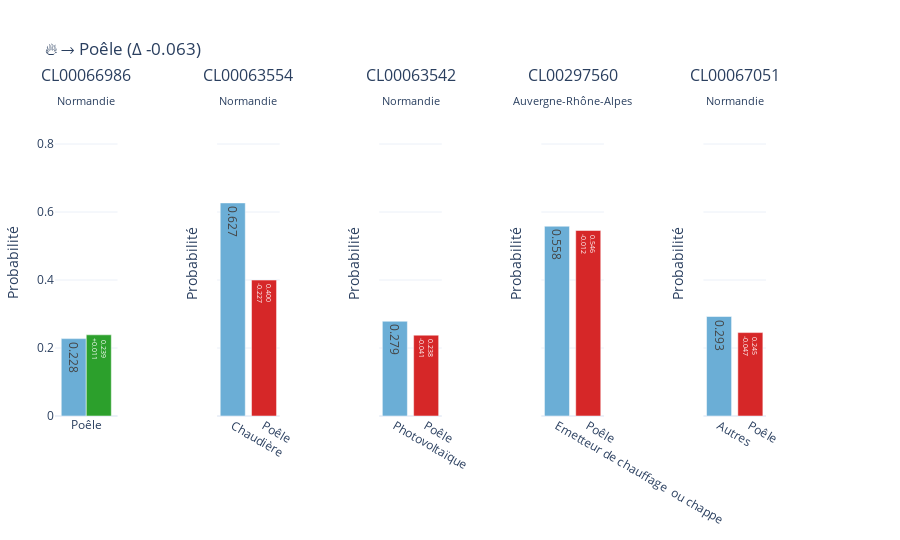
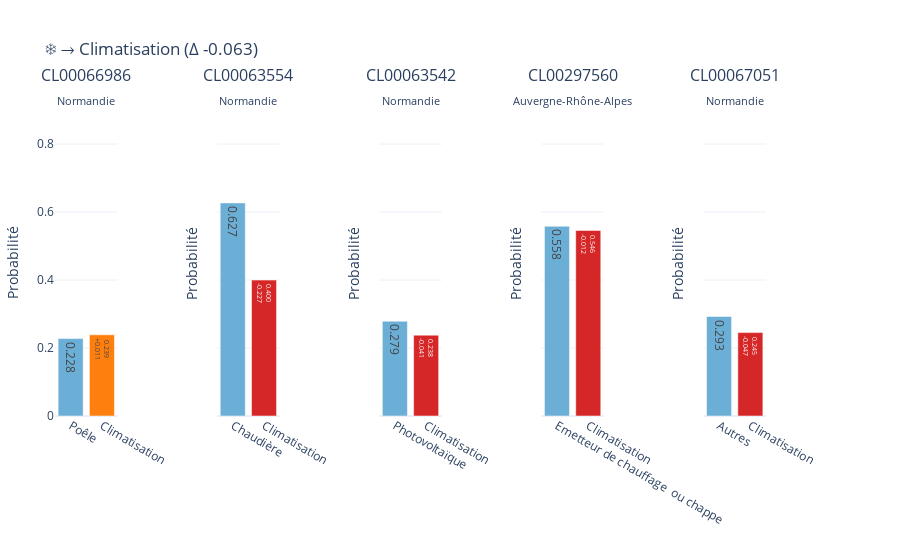
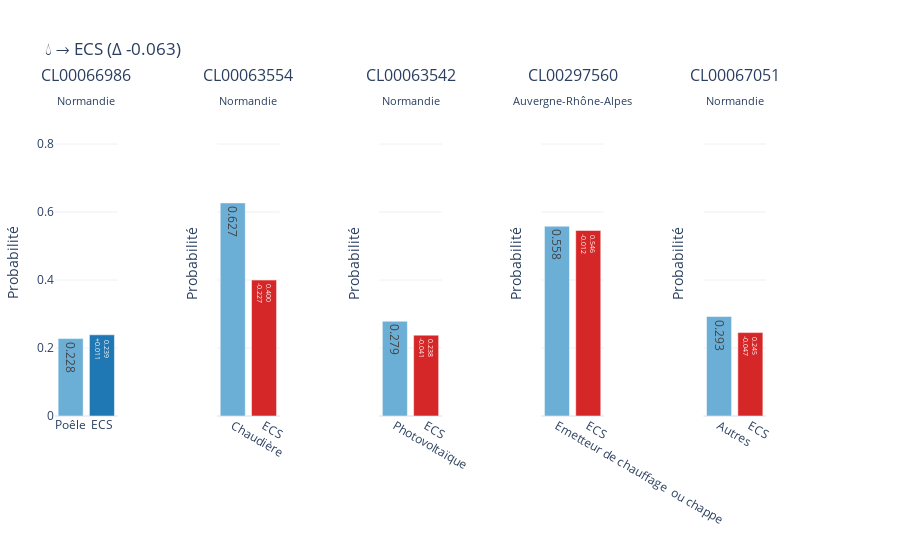

The notebook cell these images were saved under, in order:
### Code cell
# Simulation
compute = get_follow_up_compute_function(model, feature_names, df_sim, selected_ids)
show_follow_up_widget(compute, selected_ids)

### Figure 1 — Plotly figure (JSON) as saved in the notebook; plotly's stock layout.template omitted (floating-point values rounded to 4 significant figures)
{"data": [{"hovertemplate": "Actuel<br>0.228<extra></extra>", "marker": {"color": "#6baed6"}, "text": "0.228", "textposition": "auto", "type": "bar", "x": ["Poêle"], "xaxis": "x", "y": [0.2276], "yaxis": "y"}, {"hovertemplate": "Poêle<br>0.239 (+0.011)<extra></extra>", "marker": {"color": "#2ca02c"}, "text": "0.239<br>+0.011", "textposition": "auto", "type": "bar", "x": ["Poêle"], "xaxis": "x", "y": [0.2388], "yaxis": "y"}, {"hovertemplate": "Actuel<br>0.627<extra></extra>", "marker": {"color": "#6baed6"}, "text": "0.627", "textposition": "auto", "type": "bar", "x": ["Chaudière"], "xaxis": "x2", "y": [0.6267], "yaxis": "y2"}, {"hovertemplate": "Poêle<br>0.400 (-0.227)<extra></extra>", "marker": {"color": "#d62728"}, "text": "0.400<br>-0.227", "textposition": "auto", "type": "bar", "x": ["Poêle"], "xaxis": "x2", "y": [0.3998], "yaxis": "y2"}, {"hovertemplate": "Actuel<br>0.279<extra></extra>", "marker": {"color": "#6baed6"}, "text": "0.279", "textposition": "auto", "type": "bar", "x": ["Photovoltaïque"], "xaxis": "x3", "y": [0.2787], "yaxis": "y3"}, {"hovertemplate": "Poêle<br>0.238 (-0.041)<extra></extra>", "marker": {"color": "#d62728"}, "text": "0.238<br>-0.041", "textposition": "auto", "type": "bar", "x": ["Poêle"], "xaxis": "x3", "y": [0.2377], "yaxis": "y3"}, {"hovertemplate": "Actuel<br>0.558<extra></extra>", "marker": {"color": "#6baed6"}, "text": "0.558", "textposition": "auto", "type": "bar", "x": ["Emetteur de chauffage  ou chappe"], "xaxis": "x4", "y": [0.5582], "yaxis": "y4"}, {"hovertemplate": "Poêle<br>0.546 (-0.012)<extra></extra>", "marker": {"color": "#d62728"}, "text": "0.546<br>-0.012", "textposition": "auto", "type": "bar", "x": ["Poêle"], "xaxis": "x4", "y": [0.5457], "yaxis": "y4"}, {"hovertemplate": "Actuel<br>0.293<extra></extra>", "marker": {"color": "#6baed6"}, "text": "0.293", "textposition": "auto", "type": "bar", "x": ["Autres"], "xaxis": "x5", "y": [0.2926], "yaxis": "y5"}, {"hovertemplate": "Poêle<br>0.245 (-0.047)<extra></extra>", "marker": {"color": "#d62728"}, "text": "0.245<br>-0.047", "textposition": "auto", "type": "bar", "x": ["Poêle"], "xaxis": "x5", "y": [0.2454], "yaxis": "y5"}], "layout": {"annotations": [{"font": {"size": 16}, "showarrow": false, "text": "CL00066986<br><sub>Normandie</sub>", "x": 0.044, "xanchor": "center", "xref": "paper", "y": 1, "yanchor": "bottom", "yref": "paper"}, {"font": {"size": 16}, "showarrow": false, "text": "CL00063554<br><sub>Normandie</sub>", "x": 0.272, "xanchor": "center", "xref": "paper", "y": 1, "yanchor": "bottom", "yref": "paper"}, {"font": {"size": 16}, "showarrow": false, "text": "CL00063542<br><sub>Normandie</sub>", "x": 0.5, "xanchor": "center", "xref": "paper", "y": 1, "yanchor": "bottom", "yref": "paper"}, {"font": {"size": 16}, "showarrow": false, "text": "CL00297560<br><sub>Auvergne-Rhône-Alpes</sub>", "x": 0.728, "xanchor": "center", "xref": "paper", "y": 1, "yanchor": "bottom", "yref": "paper"}, {"font": {"size": 16}, "showarrow": false, "text": "CL00067051<br><sub>Normandie</sub>", "x": 0.956, "xanchor": "center", "xref": "paper", "y": 1, "yanchor": "bottom", "yref": "paper"}], "barmode": "group", "height": 540, "margin": {"b": 60, "l": 50, "r": 30, "t": 110}, "showlegend": false, "title": {"text": "🔥 → Poêle (Δ -0.063)"}, "xaxis": {"anchor": "y", "domain": [0, 0.088]}, "xaxis2": {"anchor": "y2", "domain": [0.228, 0.316]}, "xaxis3": {"anchor": "y3", "domain": [0.456, 0.544]}, "xaxis4": {"anchor": "y4", "domain": [0.684, 0.772]}, "xaxis5": {"anchor": "y5", "domain": [0.912, 1]}, "yaxis": {"anchor": "x", "domain": [0, 1], "range": [0, 0.9], "title": {"text": "Probabilité"}}, "yaxis2": {"anchor": "x2", "domain": [0, 1], "matches": "y", "range": [0, 0.9], "showticklabels": false, "title": {"text": "Probabilité"}}, "yaxis3": {"anchor": "x3", "domain": [0, 1], "matches": "y", "range": [0, 0.9], "showticklabels": false, "title": {"text": "Probabilité"}}, "yaxis4": {"anchor": "x4", "domain": [0, 1], "matches": "y", "range": [0, 0.9], "showticklabels": false, "title": {"text": "Probabilité"}}, "yaxis5": {"anchor": "x5", "domain": [0, 1], "matches": "y", "range": [0, 0.9], "showticklabels": false, "title": {"text": "Probabilité"}}}}

### Figure 2 — Plotly figure (JSON) as saved in the notebook; plotly's stock layout.template omitted (floating-point values rounded to 4 significant figures)
{"data": [{"hovertemplate": "Actuel<br>0.228<extra></extra>", "marker": {"color": "#6baed6"}, "text": "0.228", "textposition": "auto", "type": "bar", "x": ["Poêle"], "xaxis": "x", "y": [0.2276], "yaxis": "y"}, {"hovertemplate": "Climatisation<br>0.239 (+0.011)<extra></extra>", "marker": {"color": "#ff7f0e"}, "text": "0.239<br>+0.011", "textposition": "auto", "type": "bar", "x": ["Climatisation"], "xaxis": "x", "y": [0.2388], "yaxis": "y"}, {"hovertemplate": "Actuel<br>0.627<extra></extra>", "marker": {"color": "#6baed6"}, "text": "0.627", "textposition": "auto", "type": "bar", "x": ["Chaudière"], "xaxis": "x2", "y": [0.6267], "yaxis": "y2"}, {"hovertemplate": "Climatisation<br>0.400 (-0.227)<extra></extra>", "marker": {"color": "#d62728"}, "text": "0.400<br>-0.227", "textposition": "auto", "type": "bar", "x": ["Climatisation"], "xaxis": "x2", "y": [0.3998], "yaxis": "y2"}, {"hovertemplate": "Actuel<br>0.279<extra></extra>", "marker": {"color": "#6baed6"}, "text": "0.279", "textposition": "auto", "type": "bar", "x": ["Photovoltaïque"], "xaxis": "x3", "y": [0.2787], "yaxis": "y3"}, {"hovertemplate": "Climatisation<br>0.238 (-0.041)<extra></extra>", "marker": {"color": "#d62728"}, "text": "0.238<br>-0.041", "textposition": "auto", "type": "bar", "x": ["Climatisation"], "xaxis": "x3", "y": [0.2377], "yaxis": "y3"}, {"hovertemplate": "Actuel<br>0.558<extra></extra>", "marker": {"color": "#6baed6"}, "text": "0.558", "textposition": "auto", "type": "bar", "x": ["Emetteur de chauffage  ou chappe"], "xaxis": "x4", "y": [0.5582], "yaxis": "y4"}, {"hovertemplate": "Climatisation<br>0.546 (-0.012)<extra></extra>", "marker": {"color": "#d62728"}, "text": "0.546<br>-0.012", "textposition": "auto", "type": "bar", "x": ["Climatisation"], "xaxis": "x4", "y": [0.5457], "yaxis": "y4"}, {"hovertemplate": "Actuel<br>0.293<extra></extra>", "marker": {"color": "#6baed6"}, "text": "0.293", "textposition": "auto", "type": "bar", "x": ["Autres"], "xaxis": "x5", "y": [0.2926], "yaxis": "y5"}, {"hovertemplate": "Climatisation<br>0.245 (-0.047)<extra></extra>", "marker": {"color": "#d62728"}, "text": "0.245<br>-0.047", "textposition": "auto", "type": "bar", "x": ["Climatisation"], "xaxis": "x5", "y": [0.2454], "yaxis": "y5"}], "layout": {"annotations": [{"font": {"size": 16}, "showarrow": false, "text": "CL00066986<br><sub>Normandie</sub>", "x": 0.044, "xanchor": "center", "xref": "paper", "y": 1, "yanchor": "bottom", "yref": "paper"}, {"font": {"size": 16}, "showarrow": false, "text": "CL00063554<br><sub>Normandie</sub>", "x": 0.272, "xanchor": "center", "xref": "paper", "y": 1, "yanchor": "bottom", "yref": "paper"}, {"font": {"size": 16}, "showarrow": false, "text": "CL00063542<br><sub>Normandie</sub>", "x": 0.5, "xanchor": "center", "xref": "paper", "y": 1, "yanchor": "bottom", "yref": "paper"}, {"font": {"size": 16}, "showarrow": false, "text": "CL00297560<br><sub>Auvergne-Rhône-Alpes</sub>", "x": 0.728, "xanchor": "center", "xref": "paper", "y": 1, "yanchor": "bottom", "yref": "paper"}, {"font": {"size": 16}, "showarrow": false, "text": "CL00067051<br><sub>Normandie</sub>", "x": 0.956, "xanchor": "center", "xref": "paper", "y": 1, "yanchor": "bottom", "yref": "paper"}], "barmode": "group", "height": 540, "margin": {"b": 60, "l": 50, "r": 30, "t": 110}, "showlegend": false, "title": {"text": "❄️ → Climatisation (Δ -0.063)"}, "xaxis": {"anchor": "y", "domain": [0, 0.088]}, "xaxis2": {"anchor": "y2", "domain": [0.228, 0.316]}, "xaxis3": {"anchor": "y3", "domain": [0.456, 0.544]}, "xaxis4": {"anchor": "y4", "domain": [0.684, 0.772]}, "xaxis5": {"anchor": "y5", "domain": [0.912, 1]}, "yaxis": {"anchor": "x", "domain": [0, 1], "range": [0, 0.9], "title": {"text": "Probabilité"}}, "yaxis2": {"anchor": "x2", "domain": [0, 1], "matches": "y", "range": [0, 0.9], "showticklabels": false, "title": {"text": "Probabilité"}}, "yaxis3": {"anchor": "x3", "domain": [0, 1], "matches": "y", "range": [0, 0.9], "showticklabels": false, "title": {"text": "Probabilité"}}, "yaxis4": {"anchor": "x4", "domain": [0, 1], "matches": "y", "range": [0, 0.9], "showticklabels": false, "title": {"text": "Probabilité"}}, "yaxis5": {"anchor": "x5", "domain": [0, 1], "matches": "y", "range": [0, 0.9], "showticklabels": false, "title": {"text": "Probabilité"}}}}

### Figure 3 — Plotly figure (JSON) as saved in the notebook; plotly's stock layout.template omitted (floating-point values rounded to 4 significant figures)
{"data": [{"hovertemplate": "Actuel<br>0.228<extra></extra>", "marker": {"color": "#6baed6"}, "text": "0.228", "textposition": "auto", "type": "bar", "x": ["Poêle"], "xaxis": "x", "y": [0.2276], "yaxis": "y"}, {"hovertemplate": "ECS<br>0.239 (+0.011)<extra></extra>", "marker": {"color": "#1f77b4"}, "text": "0.239<br>+0.011", "textposition": "auto", "type": "bar", "x": ["ECS"], "xaxis": "x", "y": [0.2388], "yaxis": "y"}, {"hovertemplate": "Actuel<br>0.627<extra></extra>", "marker": {"color": "#6baed6"}, "text": "0.627", "textposition": "auto", "type": "bar", "x": ["Chaudière"], "xaxis": "x2", "y": [0.6267], "yaxis": "y2"}, {"hovertemplate": "ECS<br>0.400 (-0.227)<extra></extra>", "marker": {"color": "#d62728"}, "text": "0.400<br>-0.227", "textposition": "auto", "type": "bar", "x": ["ECS"], "xaxis": "x2", "y": [0.3998], "yaxis": "y2"}, {"hovertemplate": "Actuel<br>0.279<extra></extra>", "marker": {"color": "#6baed6"}, "text": "0.279", "textposition": "auto", "type": "bar", "x": ["Photovoltaïque"], "xaxis": "x3", "y": [0.2787], "yaxis": "y3"}, {"hovertemplate": "ECS<br>0.238 (-0.041)<extra></extra>", "marker": {"color": "#d62728"}, "text": "0.238<br>-0.041", "textposition": "auto", "type": "bar", "x": ["ECS"], "xaxis": "x3", "y": [0.2377], "yaxis": "y3"}, {"hovertemplate": "Actuel<br>0.558<extra></extra>", "marker": {"color": "#6baed6"}, "text": "0.558", "textposition": "auto", "type": "bar", "x": ["Emetteur de chauffage  ou chappe"], "xaxis": "x4", "y": [0.5582], "yaxis": "y4"}, {"hovertemplate": "ECS<br>0.546 (-0.012)<extra></extra>", "marker": {"color": "#d62728"}, "text": "0.546<br>-0.012", "textposition": "auto", "type": "bar", "x": ["ECS"], "xaxis": "x4", "y": [0.5457], "yaxis": "y4"}, {"hovertemplate": "Actuel<br>0.293<extra></extra>", "marker": {"color": "#6baed6"}, "text": "0.293", "textposition": "auto", "type": "bar", "x": ["Autres"], "xaxis": "x5", "y": [0.2926], "yaxis": "y5"}, {"hovertemplate": "ECS<br>0.245 (-0.047)<extra></extra>", "marker": {"color": "#d62728"}, "text": "0.245<br>-0.047", "textposition": "auto", "type": "bar", "x": ["ECS"], "xaxis": "x5", "y": [0.2454], "yaxis": "y5"}], "layout": {"annotations": [{"font": {"size": 16}, "showarrow": false, "text": "CL00066986<br><sub>Normandie</sub>", "x": 0.044, "xanchor": "center", "xref": "paper", "y": 1, "yanchor": "bottom", "yref": "paper"}, {"font": {"size": 16}, "showarrow": false, "text": "CL00063554<br><sub>Normandie</sub>", "x": 0.272, "xanchor": "center", "xref": "paper", "y": 1, "yanchor": "bottom", "yref": "paper"}, {"font": {"size": 16}, "showarrow": false, "text": "CL00063542<br><sub>Normandie</sub>", "x": 0.5, "xanchor": "center", "xref": "paper", "y": 1, "yanchor": "bottom", "yref": "paper"}, {"font": {"size": 16}, "showarrow": false, "text": "CL00297560<br><sub>Auvergne-Rhône-Alpes</sub>", "x": 0.728, "xanchor": "center", "xref": "paper", "y": 1, "yanchor": "bottom", "yref": "paper"}, {"font": {"size": 16}, "showarrow": false, "text": "CL00067051<br><sub>Normandie</sub>", "x": 0.956, "xanchor": "center", "xref": "paper", "y": 1, "yanchor": "bottom", "yref": "paper"}], "barmode": "group", "height": 540, "margin": {"b": 60, "l": 50, "r": 30, "t": 110}, "showlegend": false, "title": {"text": "💧 → ECS (Δ -0.063)"}, "xaxis": {"anchor": "y", "domain": [0, 0.088]}, "xaxis2": {"anchor": "y2", "domain": [0.228, 0.316]}, "xaxis3": {"anchor": "y3", "domain": [0.456, 0.544]}, "xaxis4": {"anchor": "y4", "domain": [0.684, 0.772]}, "xaxis5": {"anchor": "y5", "domain": [0.912, 1]}, "yaxis": {"anchor": "x", "domain": [0, 1], "range": [0, 0.9], "title": {"text": "Probabilité"}}, "yaxis2": {"anchor": "x2", "domain": [0, 1], "matches": "y", "range": [0, 0.9], "showticklabels": false, "title": {"text": "Probabilité"}}, "yaxis3": {"anchor": "x3", "domain": [0, 1], "matches": "y", "range": [0, 0.9], "showticklabels": false, "title": {"text": "Probabilité"}}, "yaxis4": {"anchor": "x4", "domain": [0, 1], "matches": "y", "range": [0, 0.9], "showticklabels": false, "title": {"text": "Probabilité"}}, "yaxis5": {"anchor": "x5", "domain": [0, 1], "matches": "y", "range": [0, 0.9], "showticklabels": false, "title": {"text": "Probabilité"}}}}
